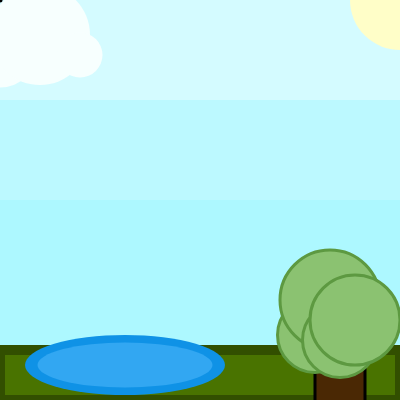
Frame 1 (no input)
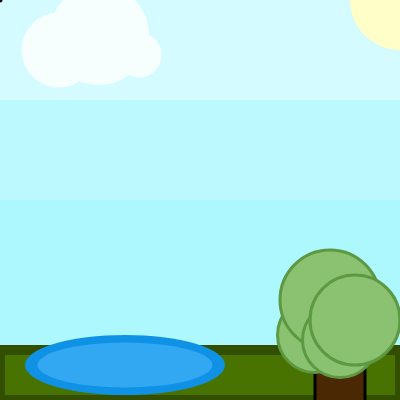
Frame 60 (no input)
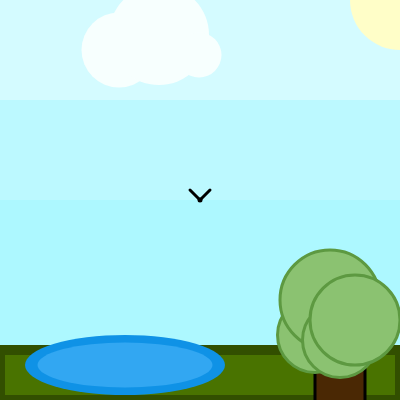
Frame 120 (the mouse pressed at the canvas centre since frame 60)

The p5.js sketch that drew these frames (run headless with seeded random() and noise() and a simulated clock; from frame 60 on, the mouse is pressed at the canvas centre):

// p5.js sketch
// ── sketch.js
  let cloudsX = 0;

function setup() {

  createCanvas(400, 400);
  
}

function draw() {

  background(173, 248, 255);

  fill(188, 249, 255);
  noStroke();
  rect(0, 0, 400, 200);

  fill(212, 251, 255);
  noStroke();
  rect(0, 0, 400, 100);

  fill(255, 254, 200);
  noStroke();
  circle(400, 0, 100);

  fill(73, 115, 0);
  stroke(50, 79, 0);
  strokeWeight(10);
  rect(0, 350, 400, 50);

  fill(247, 255, 254);
  noStroke();
  circle(cloudsX, 50, 75);
  circle(cloudsX + 40, 35, 100);
  circle(cloudsX + 80, 55, 45);

  cloudsX++;

  if (cloudsX >= 400) {
    cloudsX = 0;
  }

  strokeWeight(5)
  stroke(0)
  point(mouseX, mouseY);

  strokeWeight(3);
  line(mouseX, mouseY, mouseX + 10, mouseY - 10);
  line(mouseX, mouseY, mouseX - 10, mouseY - 10);

  fill(74, 40, 4);
  rect(315, 335, 50, 75);

  fill(139, 194, 113);
  stroke(93, 153, 65);
  circle(315, 335, 75);
  circle(330, 300, 100);
  circle(340, 340, 75);
  circle(355, 320, 90);

  fill(15, 146, 230);
  noStroke();
  ellipse(125, 365, 200, 60);
  
  fill(50, 167, 242);
  ellipse(125, 365, 175, 45);

}
